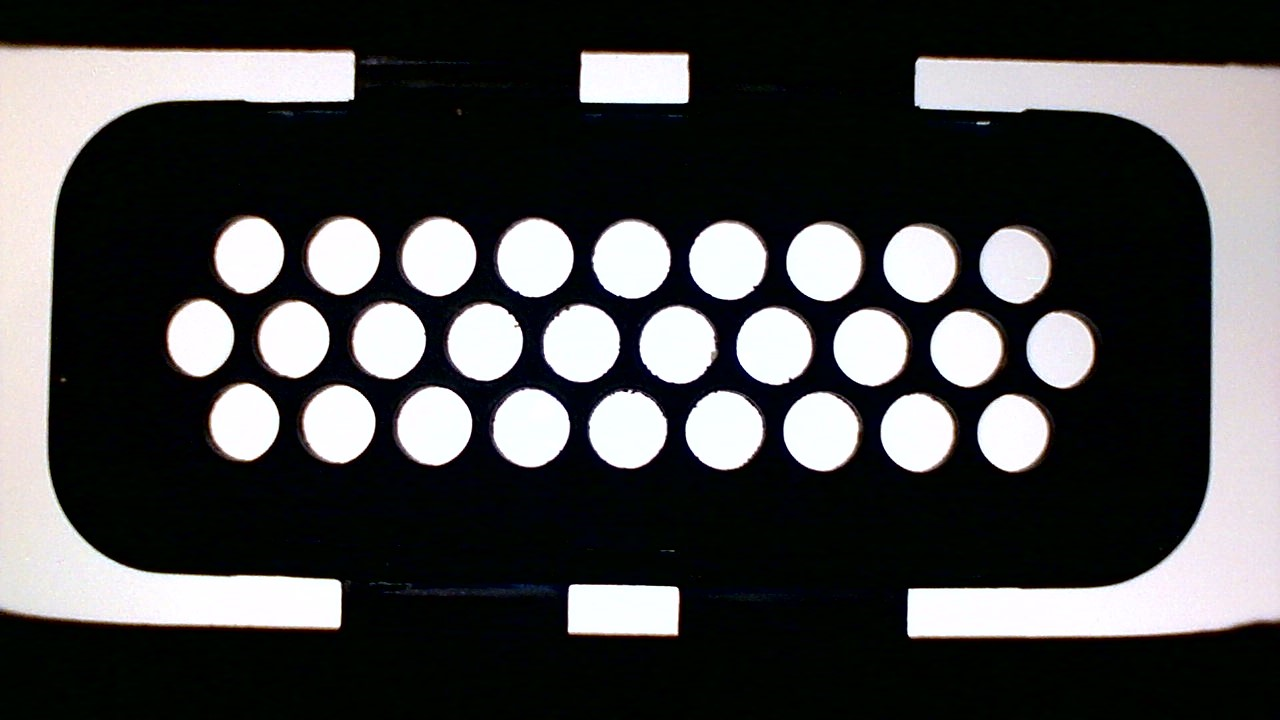
#> input picture image_1.png, 1280 x 720 px
$ python Identify_Multiple_Hole_Diameter.py
#> lines starting #> are read from the running program, lines starting #| are printed output that depends on the picture; after the words box and inside, x2 and y2 are one past the last pixel; in counts of white or black regions, pixels touching at a corner belong together
# Integrated code
# @author: LTTS Machine Vision

import time
import cv2 as cv
import numpy as np

start_time = time.time()
cell1 = cv.imread("image_1.png",0)
#> cell1: shape (720, 1280); min 0, max 255, mean 73.6
ret,thresh_binary = cv.threshold(cell1,150, 255,cv.THRESH_BINARY)
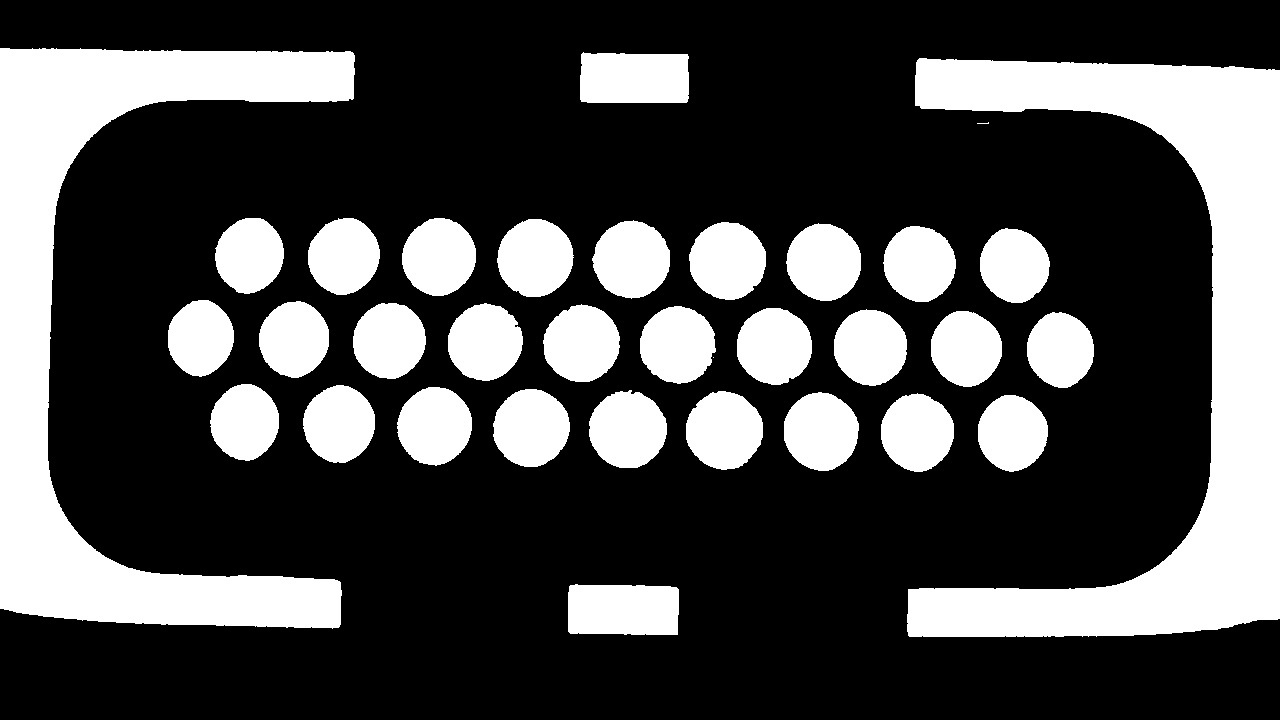
#> thresh_binary: shape (720, 1280); 29.5% white; 34 white regions (2 under 20 px)
contours, hierarchy = cv.findContours(image =thresh_binary , mode = cv.RETR_TREE,method = cv.CHAIN_APPROX_SIMPLE)
#> contours = 34 contours, 2 with area under 20; largest, box (x1, y1, x2, y2) and area: (907, 58, 1280, 637) 72410, (0, 48, 355, 629) 63660, (568, 584, 679, 635) 5256, (580, 52, 689, 103) 5168, (589, 390, 667, 468) 4572
mask = np.zeros(cell1.shape[:2],dtype=np.uint8)

for i,cnt in enumerate(contours):
        # if the contour has no other contours inside of it
        if hierarchy[0][i][2] == -1 :

            if  cv.contourArea(cnt) <= 5050 and cv.contourArea(cnt) >= 1000:
                cv.drawContours(mask,[cnt], 0, (255), -1)
#> this loop made 34 passes
#> cnt on passes 11, 31: [[713, 357]], [[988, 122], [987, 123], [977, 123], [988, 123]]
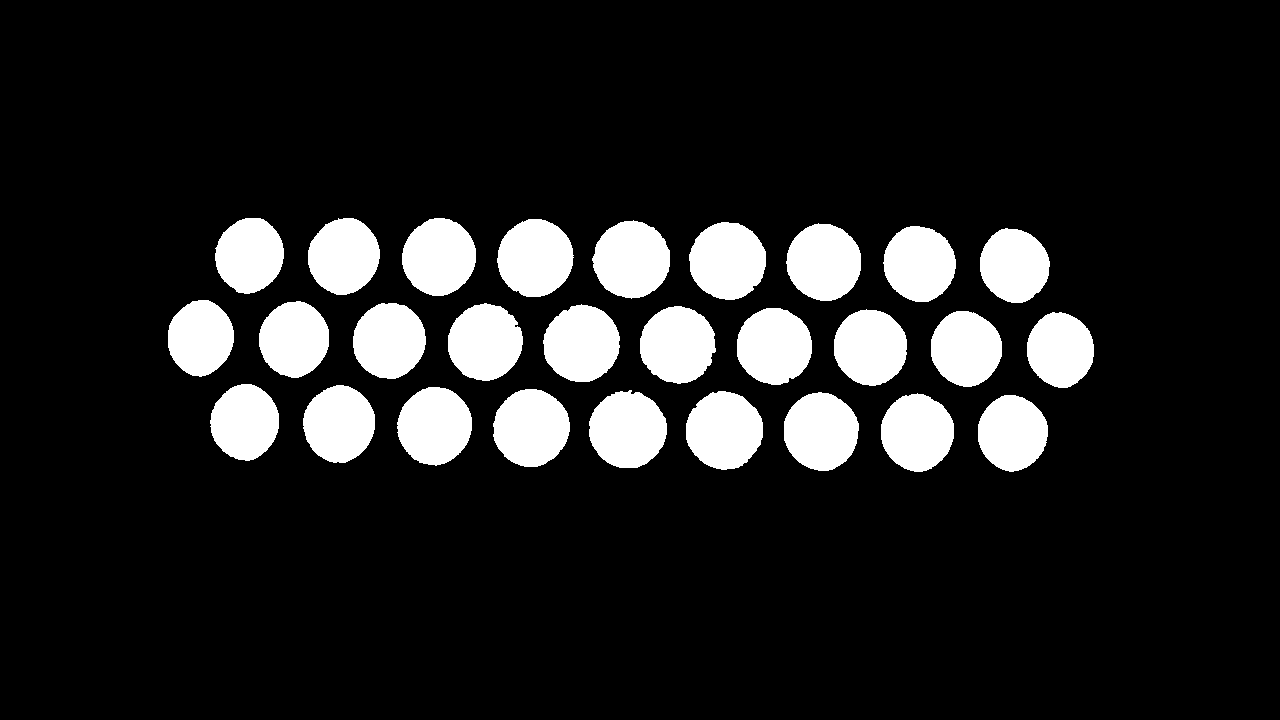
#> mask: shape (720, 1280); 13.3% white; 28 white regions, largest, box (x1, y1, x2, y2) and area: (589, 390, 667, 468) 4684, (686, 391, 763, 470) 4679, (592, 220, 670, 299) 4661

cv.imwrite('Testing_image.png', mask)
image = cv.imread('Testing_image.png')
gray = cv.cvtColor(image, cv.COLOR_BGR2GRAY)
blur = cv.GaussianBlur(gray, (3,3), 0)
thresh = cv.threshold(blur, 0, 255, cv.THRESH_BINARY + cv.THRESH_OTSU)[1]
#> thresh: shape (720, 1280); 13.3% white; 28 white regions, largest, box (x1, y1, x2, y2) and area: (589, 390, 667, 468) 4684, (686, 391, 763, 470) 4680, (592, 220, 670, 299) 4662
kernel = cv.getStructuringElement(cv.MORPH_RECT, (5,5))
#> kernel = [[1, 1, 1, 1, 1], [1, 1, 1, 1, 1], [1, 1, 1, 1, 1], [1, 1, 1, 1, 1], [1, 1, 1, 1, 1]]
opening = cv.morphologyEx(thresh, cv.MORPH_OPEN, kernel)
#> opening: shape (720, 1280); 13.3% white; 28 white regions
cnts = cv.findContours(opening, cv.RETR_TREE, cv.CHAIN_APPROX_SIMPLE)
#> cnts = 28 contours; largest, box (x1, y1, x2, y2) and area: (686, 391, 763, 470) 4567, (589, 392, 667, 468) 4564, (689, 222, 766, 300) 4547, (593, 221, 670, 298) 4546, (494, 389, 570, 467) 4526
cnts = cnts[0] if len(cnts) == 2 else cnts[1]
a=0
z=0
print("Units: cm")
for c in cnts:
    perimeter = cv.arcLength(c, True)
    approx = cv.approxPolyDP(c, 0.04 * perimeter, True)

    if len(approx) > 1:
        x,y,w,h = cv.boundingRect(c)
        diameter = w/185
        M = cv.moments(c)
        cX = int(M["m10"] / M["m00"])
        cY = int(M["m01"] / M["m00"])
        cv.drawContours(image,[c], 0, (36,255,12), 4)
        cv.circle(image, (cX, cY), 15, (320, 159, 22), -1)
        a=a+1
        cv.line(image, (x, y + int(h/2)), (x + w, y + int(h/2)), (156, 188, 24), 1)
        cv.putText(image, "D:{}".format(a), (cX - 20, cY - 6), cv.FONT_HERSHEY_SIMPLEX, 0.7, (0, 0, 255), 2)
        print( "D"+ str(a) + ": ","{:.2f}".format(diameter))
#> this loop made 28 passes
#> (perimeter, x, y, w, h, diameter, cX, cY) on passes 1 to 12: (238.5, 978, 395, 70, 77, 0.378, 1012, 432), (247.6, 881, 394, 73, 78, 0.395, 916, 432), (249.9, 784, 393, 75, 78, 0.405, 820, 431), (256.7, 589, 392, 78, 76, 0.422, 627, 429), (256.5, 686, 391, 77, 79, 0.416, 723, 430), (253.6, 494, 389, 76, 78, 0.411, 530, 427), (251, 397, 387, 75, 78, 0.405, 434, 425), (244.5, 303, 385, 72, 78, 0.389, 338, 423), (236.2, 211, 384, 68, 77, 0.368, 244, 421), (233.1, 1027, 313, 67, 75, 0.362, 1059, 349), (239, 931, 311, 71, 76, 0.384, 965, 348), (243.6, 834, 310, 73, 76, 0.395, 869, 346)
#| D1:  0.38
#| D2:  0.39
#| D3:  0.41
#| D4:  0.42
#| D5:  0.42
#| D6:  0.41
#| D7:  0.41
#| D8:  0.39
#> (further printed lines are left out)
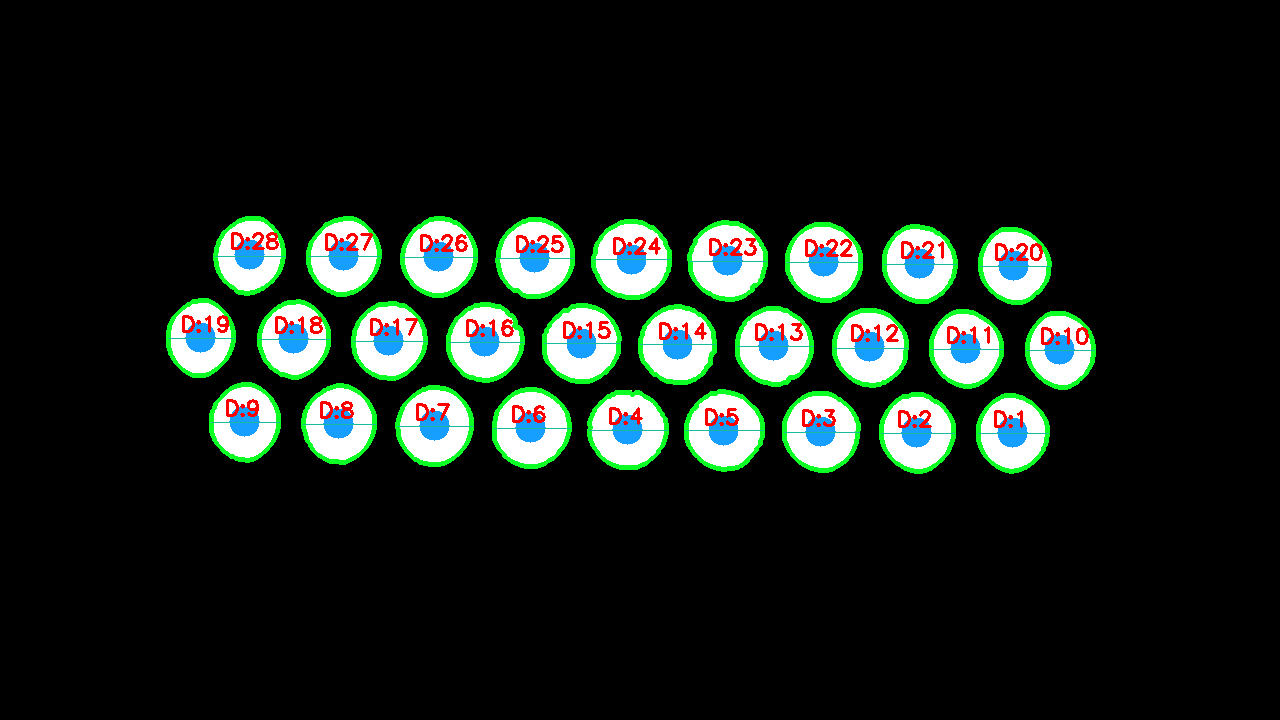
#> image: shape (720, 1280, 3); mean B, G, R 27.5, 32.7, 24.9
#> after the loop, a = 28

cv.imwrite('image.png', image)
cv.imwrite('thresh.png', thresh)
cv.imwrite('opening.png', opening)
cv.imshow("Final Image.png", image)
print("--- %s seconds ---" % (time.time() - start_time))

cv.waitKey(0)
cv.destroyAllWindows()
